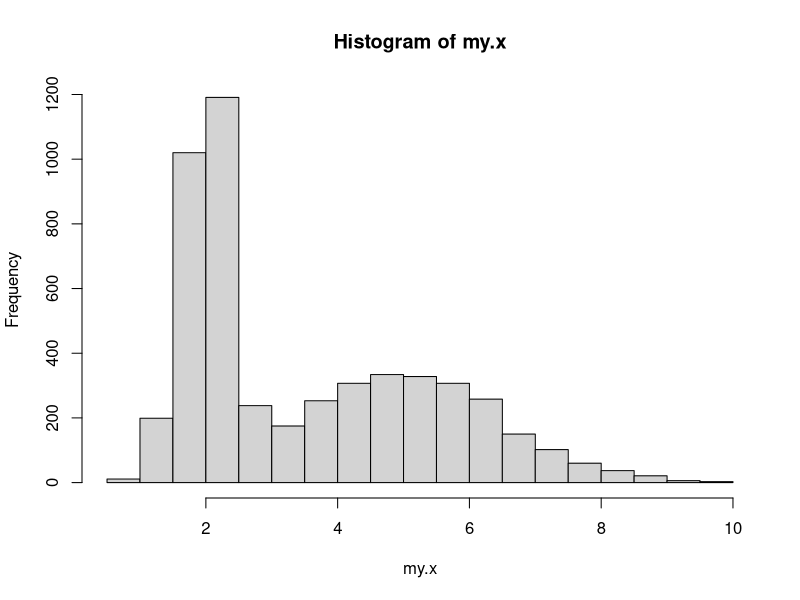

Here is the R script that generated this plot:
mu1    <- 2
mu2    <- 5
sigma1 <- 0.1
sigma2 <- 2
prob   <- 0.5
m      <- 1

dmix <- function(x,prob,mu1,sigma1,mu2,sigma2){
  prob*dnorm(x,mu1,sqrt(sigma1))+(1-prob)*dnorm(x,mu2,sqrt(sigma2))
}

U <- function(x,prob,mu1,sigma1,mu2,sigma2){
  -log(dmix(x,prob,mu1,sigma1,mu2,sigma2))
}

grad_U <- function(x,prob,mu1,sigma1,mu2,sigma2){
    dens1 <- prob*dnorm(x, mu1, sqrt(sigma1))
    dens2 <- (1-prob)*dnorm(x, mu2, sqrt(sigma2))
    dens1/(dens1+dens2) * (x-mu1)/sigma1 + dens2/(dens1+dens2) * (x-mu2)/sigma2
}




#U  <- function(x,prob,mu1,sigma1,mu2,sigma2){
#  prob*dnorm(x,mu1,sqrt(sigma1))+(1-prob)*dnorm(x,mu2,sqrt(sigma2))
#}

#ddnorm <-  function(x,mu,sigma){
#  -dnorm(x,mu,sqrt(sigma))*(x-mu)/sigma
#}

#grad_U <-  function(x,prob,mu1,sigma1,mu2,sigma2){
#  prob*ddnorm(x,mu1,sigma1)+(1-prob)*ddnorm(x,mu2,sigma2)
#}


HMC <- function(U, grad_U, epsilon, L, current_q) 
{
  q <- current_q
  p <- rnorm(length(q),0,1)
  current_p <- p
  
  # Make a half step for momentum at the beginning
  
  p <- p - epsilon * grad_U(x=q,prob,mu1,sigma1,mu2,sigma2)/2
  
  # Alterate full steps for position and momentum
  
  for(i in 1:L)
  {
    # Make full step for position
    q <- q+epsilon*p/m
    
    # Make a full step for the momentum, except at the end of trajectory
    if( i!= L) p <- p - epsilon * grad_U(x=q,prob,mu1,sigma1,mu2,sigma2) /2
  }
    #Negate momentum at end of trajectory to make proposal symmetric
    
    p = -p
    
    #Evaluate potential and kinetic energies at start and end of trajectory
    
    current_U  <- U(x=current_q,prob,mu1,sigma1,mu2,sigma2)
    current_K  <- sum(current_p^2)/2
    proposed_U <- U(x=q,prob,mu1,sigma1,mu2,sigma2)
    proposed_K <- sum(p^2)/2
    
    #Accept or reject
    
    r <- current_U-proposed_U+current_K-proposed_K
    #r <- (current_U+current_K)/(proposed_U+proposed_K)
    
    if(log(runif(1))< r)
    {
      return(q)  #accept
    }else{
      return(current_q) #reject
    }
    
}


HMC(U,grad_U,epsilon = 1,L=10,current_q = 3)

N       <- 5000
my.x    <- c()
my.x[1] <- 3

for(j in 2:N){
my.x[j]<-HMC(U,grad_U,epsilon = 0.5,L=10,current_q = my.x[j-1])
}

hist(my.x)

